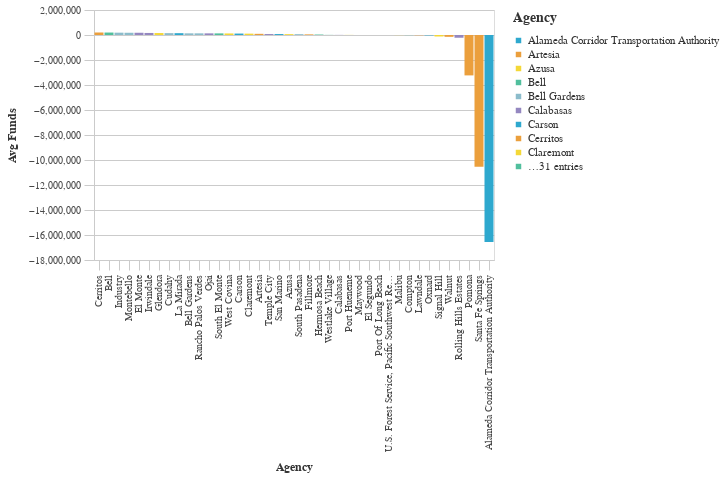

Notebook code for this chart:
### Markdown cell above
### Lowest Average Total Funds by Agency ($2021)

### Code cell
#Bar chart Bottom Average Total Requested Funds by Agency
avg_funds_bottom = (df>>group_by(_.primary_agency_name)>>summarize(avg_funds=_.adjusted_total_requested.mean())>>arrange(-_.avg_funds)).tail(50)

chart5=( _dla_utils_reports.basic_bar_chart_no_save((avg_funds_bottom.tail(40)), 'primary_agency_name','avg_funds', 'primary_agency_name', district))
    
display(chart5)

### Figure 1 — Vega-Lite specification as saved in the notebook (floating-point values rounded to 4 significant figures)
{"config": {"view": {"continuousWidth": 400, "continuousHeight": 300}, "axis": {"domainColor": "#cbcbcb", "grid": true, "gridColor": "#cbcbcb", "gridWidth": 1, "labelColor": "#474747", "labelFont": "Nunito Sans", "labelFontSize": 10, "labelPadding": 4, "tickColor": "#cbcbcb", "tickSize": 10, "titleColor": "#333", "titleFont": "Raleway", "titleFontSize": 12, "titlePadding": 10}, "axisBand": {"grid": false}, "background": "white", "font": "Raleway", "header": {"labelFont": "Nunito Sans", "titleFont": "Raleway"}, "legend": {"labelColor": "#333", "labelFont": "Nunito Sans", "labelFontSize": 11, "labelLimit": 0, "padding": 1, "symbolSize": 30, "symbolType": "square", "titleColor": "#333", "titleFont": "Raleway", "titleFontSize": 14, "titlePadding": 10}, "title": {"anchor": "middle", "font": "Raleway", "fontSize": 18, "fontWeight": 300, "offset": 20}}, "data": {"name": "data-d1f5197bd1d0c476635fc6e264044657"}, "mark": "bar", "encoding": {"color": {"field": "primary_agency_name", "legend": {"symbolLimit": 10, "title": "Agency"}, "scale": {"range": ["#2EA8CE", "#EB9F3C", "#F4D837", "#51BF9D", "#8CBCCB", "#9487C0"]}, "type": "nominal"}, "tooltip": [{"field": "primary_agency_name", "type": "nominal"}, {"field": "avg_funds", "type": "quantitative"}], "x": {"field": "primary_agency_name", "sort": "-y", "title": "Agency", "type": "nominal"}, "y": {"field": "avg_funds", "title": "Avg Funds", "type": "quantitative"}}, "height": 250, "width": 400, "$schema": "https://vega.github.io/schema/vega-lite/v4.17.0.json", "datasets": {"data-d1f5197bd1d0c476635fc6e264044657": [{"primary_agency_name": "Cerritos", "avg_funds": 200700.0}, {"primary_agency_name": "Bell", "avg_funds": 197000.0}, {"primary_agency_name": "Industry", "avg_funds": 186900.0}, {"primary_agency_name": "Montebello", "avg_funds": 179900.0}, {"primary_agency_name": "El Monte", "avg_funds": 179700.0}, {"primary_agency_name": "Irwindale", "avg_funds": 163200.0}, {"primary_agency_name": "Glendora", "avg_funds": 156900.0}, {"primary_agency_name": "Cudahy", "avg_funds": 148600.0}, {"primary_agency_name": "La Mirada", "avg_funds": 146400.0}, {"primary_agency_name": "Bell Gardens", "avg_funds": 133800.0}, {"primary_agency_name": "Rancho Palos Verdes", "avg_funds": 133000.0}, {"primary_agency_name": "Ojai", "avg_funds": 130800.0}, {"primary_agency_name": "South El Monte", "avg_funds": 129200.0}, {"primary_agency_name": "West Covina", "avg_funds": 124100.0}, {"primary_agency_name": "Carson", "avg_funds": 114600.0}, {"primary_agency_name": "Claremont", "avg_funds": 107900.0}, {"primary_agency_name": "Artesia", "avg_funds": 93630.0}, {"primary_agency_name": "Temple City", "avg_funds": 76750.0}, {"primary_agency_name": "San Marino", "avg_funds": 76360.0}, {"primary_agency_name": "Azusa", "avg_funds": 68450.0}, {"primary_agency_name": "South Pasadena", "avg_funds": 66910.0}, {"primary_agency_name": "Fillmore", "avg_funds": 50670.0}, {"primary_agency_name": "Hermosa Beach", "avg_funds": 37980.0}, {"primary_agency_name": "Westlake Village", "avg_funds": 9971.0}, {"primary_agency_name": "Calabasas", "avg_funds": 8766.0}, {"primary_agency_name": "Port Hueneme", "avg_funds": 7831.0}, {"primary_agency_name": "Maywood", "avg_funds": 121.2}, {"primary_agency_name": "El Segundo", "avg_funds": 0.0}, {"primary_agency_name": "Port Of Long Beach", "avg_funds": 0.0}, {"primary_agency_name": "U.S. Forest Service, Pacific Southwest Region", "avg_funds": 0.0}, {"primary_agency_name": "Malibu", "avg_funds": -7965.0}, {"primary_agency_name": "Compton", "avg_funds": -10000.0}, {"primary_agency_name": "Lawndale", "avg_funds": -21440.0}, {"primary_agency_name": "Oxnard", "avg_funds": -31560.0}, {"primary_agency_name": "Signal Hill", "avg_funds": -119200.0}, {"primary_agency_name": "Walnut", "avg_funds": -147100.0}, {"primary_agency_name": "Rolling Hills Estates", "avg_funds": -219300.0}, {"primary_agency_name": "Pomona", "avg_funds": -3232000.0}, {"primary_agency_name": "Santa Fe Springs", "avg_funds": -10530000.0}, {"primary_agency_name": "Alameda Corridor Transportation Authority", "avg_funds": -16560000.0}]}}
